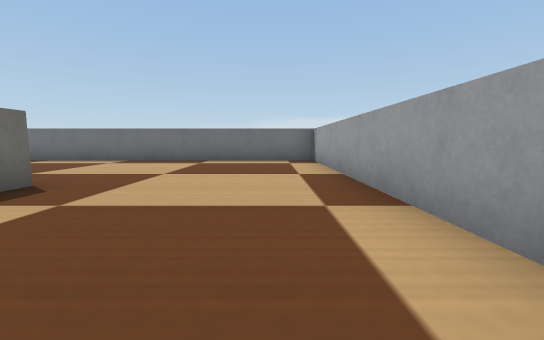
View 1 (above)

18 first-person views from a walk through a world built for the Webots simulator. The camera is 0.06 m above the floor, tilts 6° down and sees 90° across. The floor is counted in squares, 0.1 m on a side. Each view is taken from the middle of a square. On the plan, view 1 faces up. The plan holds only what a view shows up to about 9 squares ahead; the rest is blank. Robots are left out. Webots' stock objects and surfaces are drawn as simple stand-ins.

View 2
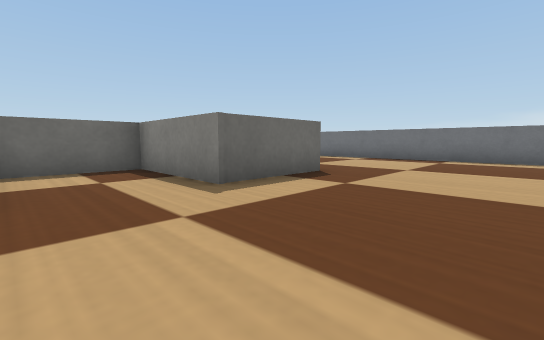

View 3
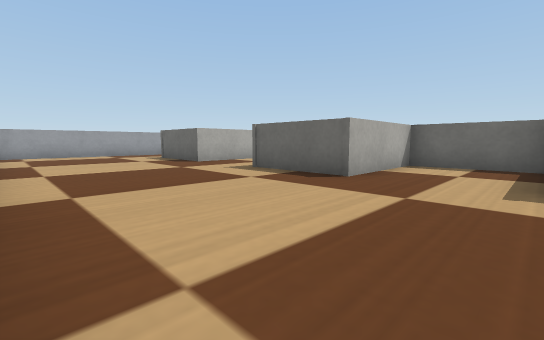

View 4
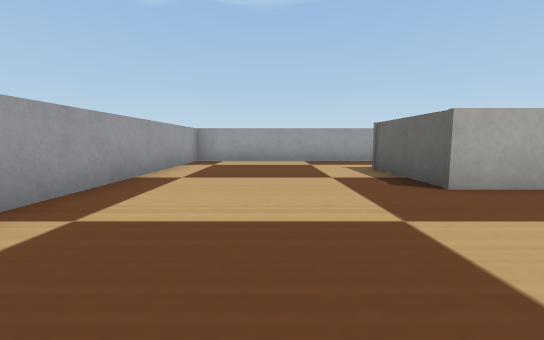

View 5
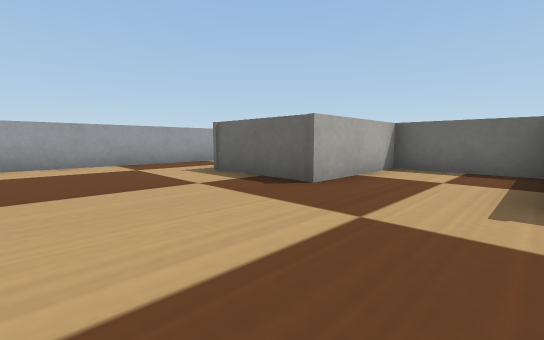

View 6
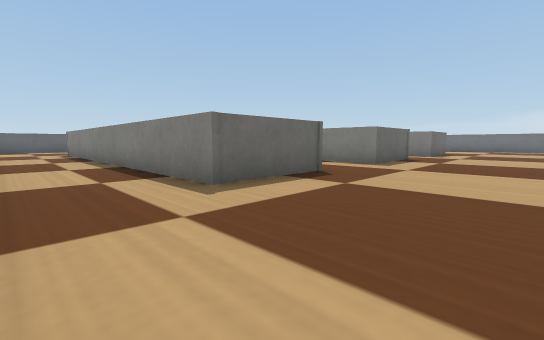

View 7
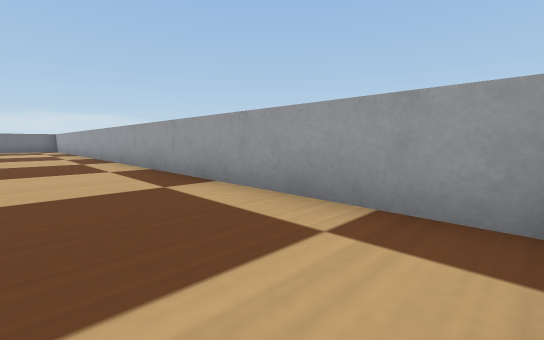

View 8
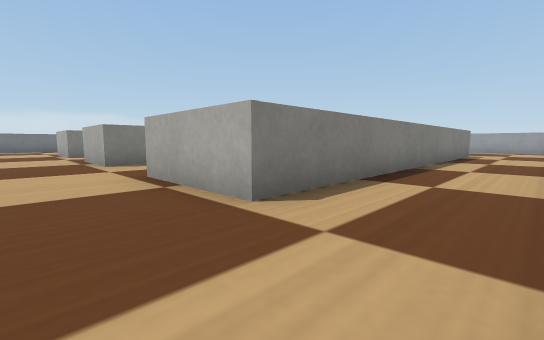

View 9
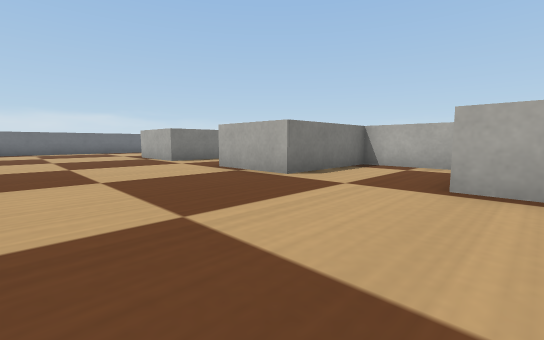

View 10
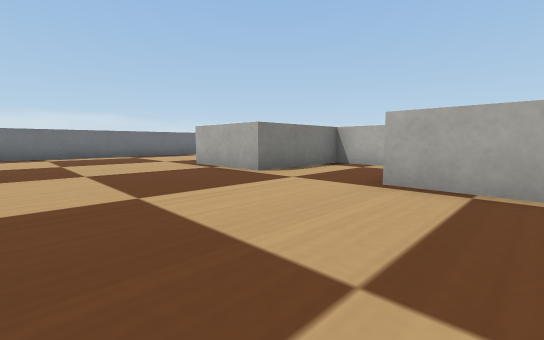

View 11
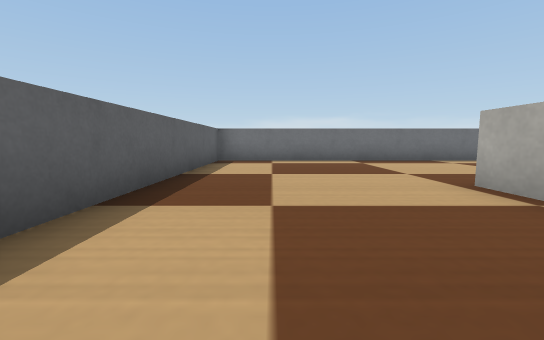

View 12
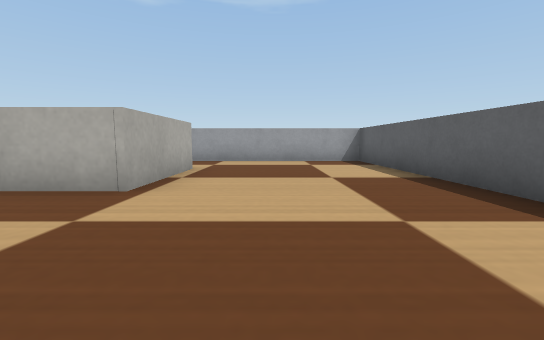

View 13
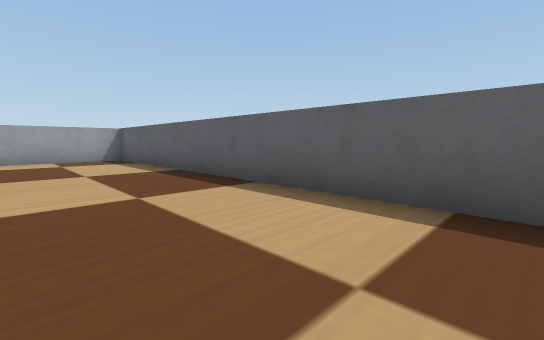

View 14
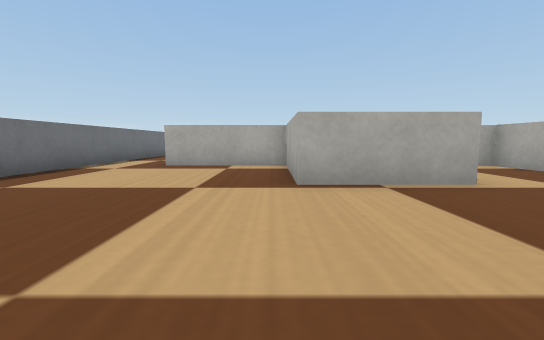

View 15
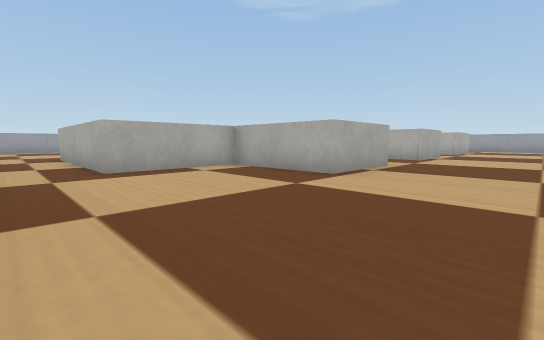

View 16
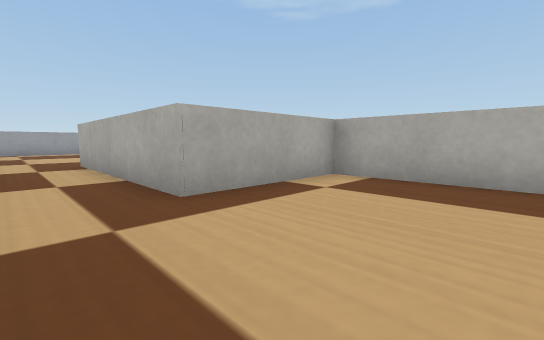

View 17
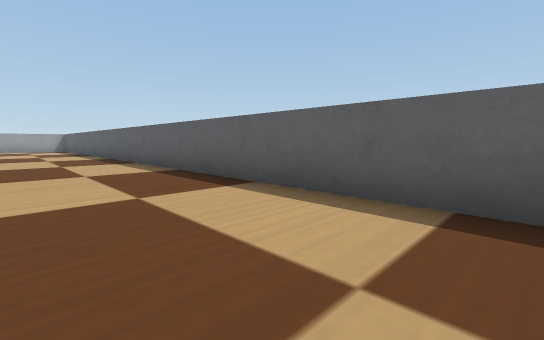

View 18
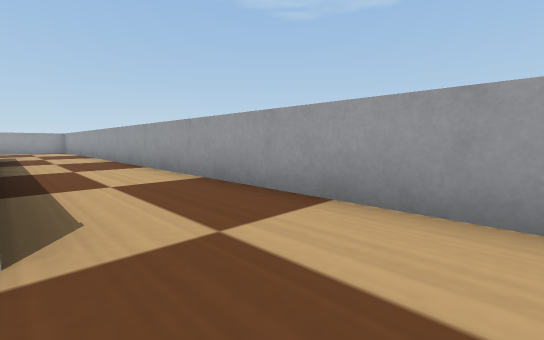

### Floor plan
Ten units are one square. View 1 is at (0, 0); x grows to the right and y downward. Boxes are objects, and circles mark ways between rooms. Rooms are numbered by the first view taken in them; rooms with no view inside come last. Other rooms are left out.
<svg viewBox="-192 -91 210 210">
<path fill="none" stroke="#000" d="M13 -12 13 -86 -45 -86M-62 39 -62 63 -33 63 -33 90 -65 90M-33 -37 -33 -11 -62 -11 -62 13 -33 13 -33 38 -50 38M-64 114 13 114 13 5M-113 15 -113 -11 -142 -11 -142 -36 -135 -36M-135 37 -142 37 -142 13 -136 13M-119 -36 -113 -36 -113 -66 -61 -66M-113 58 -113 37 -119 37M-65 90 -142 90 -142 63 -126 63M-45 -86 -187 -86 -187 114 -64 114"/>
<circle cx="-35" cy="-65" r="3" fill="#2a7"/>
<circle cx="-60" cy="95" r="3" fill="#2a7"/>
<text x="-20" y="20">1</text>
<text x="-120" y="10">2</text>
</svg>
Room 1 opens to room 2.

Where each view was taken, in squares from view 1:
view 1: 0 up, 0 right, facing up
view 2: 1 down, 0 right, facing up-left
view 3: 1 up, 1 right, facing down-left
view 4: 3 down, 1 left, facing down
view 5: 4 down, 0 right, facing down-left
view 6: 11 down, 0 right, facing up-left
view 7: 11 down, 1 left, facing up-right
view 8: 11 down, 16 left, facing up-right
view 9: 7 down, 18 left, facing up-right
view 10: 3 down, 18 left, facing up-right
view 11: 0 up, 17 left, facing up
view 12: 3 down, 16 left, facing down
view 13: 2 down, 16 left, facing down-left
view 14: 4 up, 18 left, facing right
view 15: 8 up, 17 left, facing down-right
view 16: 8 up, 14 left, facing down-right
view 17: 8 up, 16 left, facing down-left
view 18: 9 down, 16 left, facing down-right
